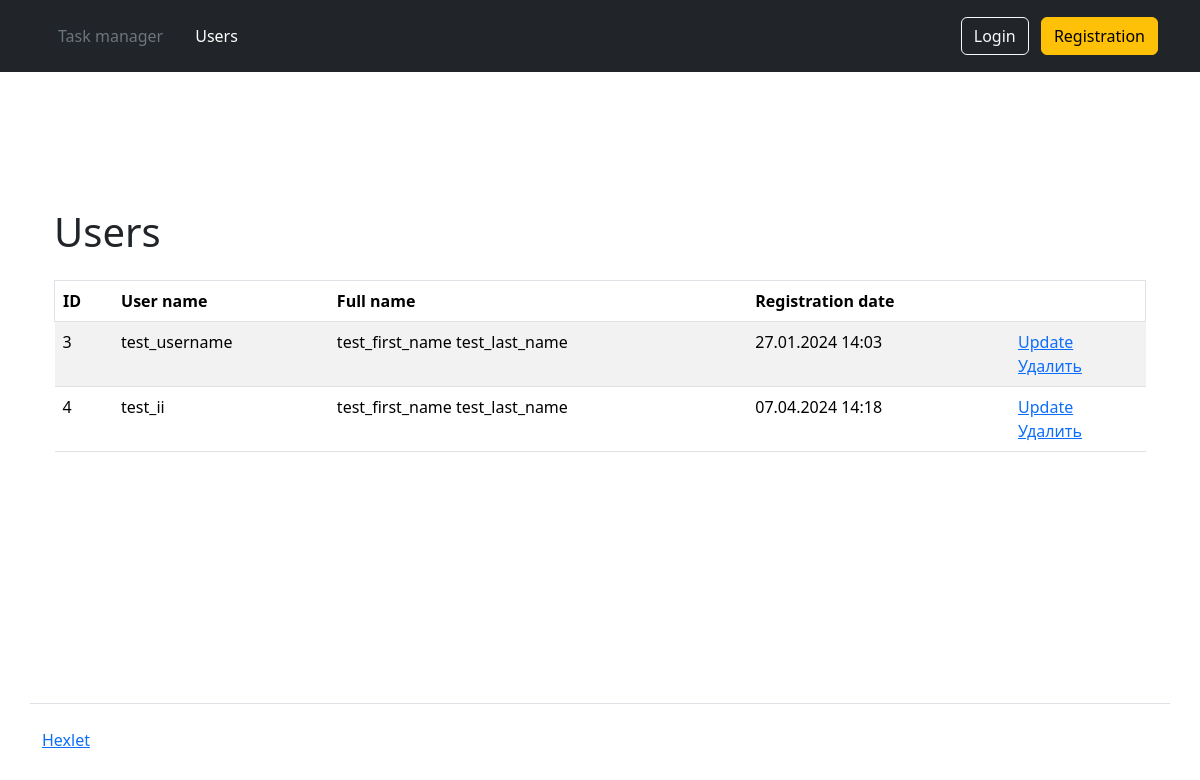
/users/, run on an earlier commit of the app's database.
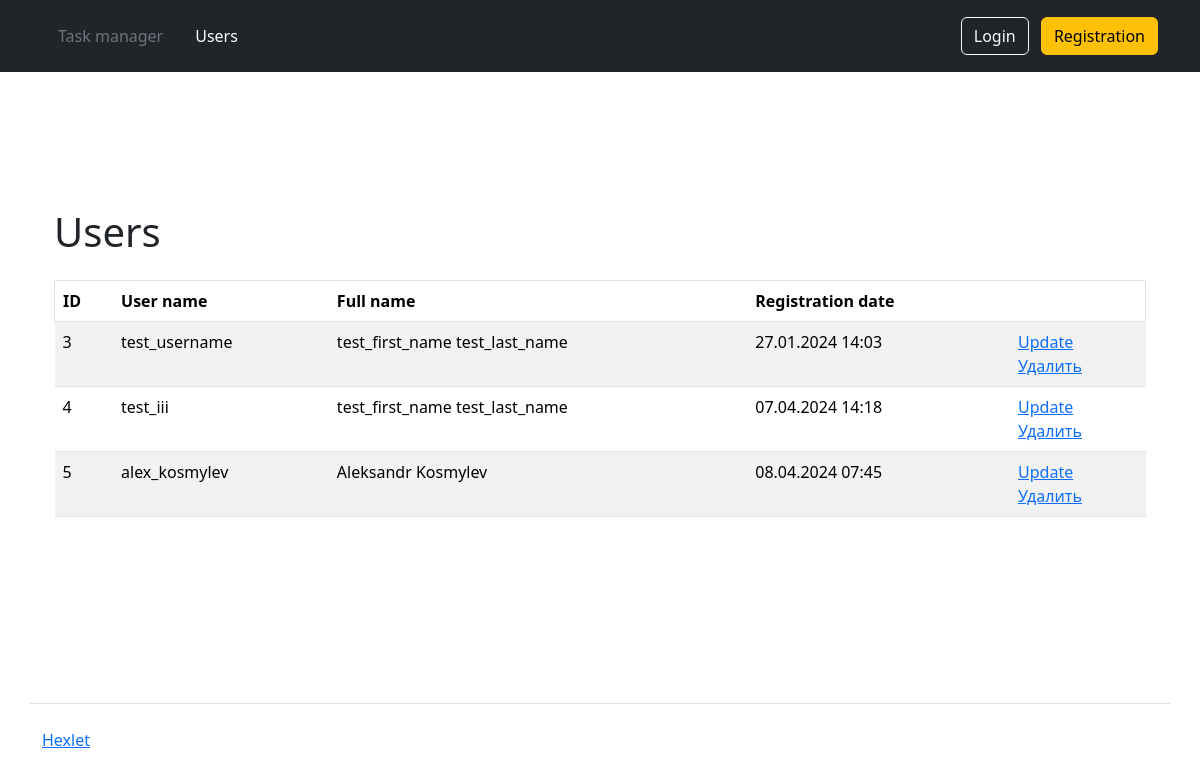
And on a later commit of the database.
### task_manager/users/models.py (models this page shows, shortened)
class CustomUser(AbstractUser):
    class Meta:
        ordering = ["id"]

### task_manager/users/views.py (the view)
# urls.py: path('', IndexView.as_view(), name='index'),
class IndexView(ListView):
    model = CustomUser
    template_name = 'users/users_list.html'

### task_manager/templates/users/users_list.html (shortened to what this page needs)
<!DOCTYPE html>
<html>
{% extends 'layout.html' %}
{% block content %}
{% load i18n %}
      <div class="container-lg mt-3">
        <div class="table-responsive">
          <table class="table table-striped" data-test="users">
            <thead>
              <tr class="border">
                <th>ID</th>
                <th>{% translate "User name" %}</th>
                <th>{% translate "Full name" %}</th>
                <th>{% translate "Registration date" %}</th>
            </thead>
            <h1 class="my-4">
              {% translate "Users" %}
            </h1>
            <tbody>
              {% for user in object_list %}
              <tr>
                <td class="fw-normal">{{ user.id }}</td>
                <td class="fw-normal">{{ user.username}}</td>
                <td class="fw-normal">{{ user.first_name}} {{ user.last_name}}</td>
                <td class="fw-normal">{{ user.date_joined|date:"d.m.Y H:i" }}</td>
                <td>
                  <a href="{% url 'user_update' user.id %}">{% translate "Update" %}</a>
                  <br>
                  <a href="{% url 'user_delete' user.id %}">{% translate "Delete" %}</a>
                </td>
              </tr>
              {% endfor %}
            </tbody>
          </table>
        </div>
      </div>
{% endblock %}

### task_manager/templates/layout.html (shortened to what this page needs)
<!DOCTYPE html>
{% load django_bootstrap5 %}
{% load i18n %}
<html>
  <head>
    <link rel="stylesheet" href="https://cdn.jsdelivr.net/npm/@docsearch/css@3">
    <link href="	https://cdn.jsdelivr.net/npm/bootstrap@5.3.2/dist/css/bootstrap.min.css" rel="stylesheet">
  </head>
  <body class="d-flex flex-column min-vh-100">
    <header class="p-3 text-bg-dark">
      {% include "navigation.html" %}
    </header>
    <div class="container wrapper flex-grow-1">
      {% block content %}{% endblock %}
    </div>
        <footer>
      <div class="container my-5 pt-4 border-top">
        <a target="_blank" href="https://ru.hexlet.io">Hexlet</a>
      </div>
    </footer>
  </body>
</html>

### task_manager/templates/navigation.html (shortened to what this page needs)
{% load i18n %}
<div class="container">
  <div class="d-flex flex-wrap align-items-center justify-content-center justify-content-lg-start">
    <ul class="nav col-12 col-lg-auto me-lg-auto mb-1 justify-content-center mb-md-0">
      <li><a href="/" class="nav-link px-3 text-secondary">{% translate 'Task manager' %}</a></li>
      <li><a href="{% url 'users_index' %}" class="nav-link px-3 text-white">{% translate 'Users' %}</a></li>
      {% if user.is_authenticated %}
        <li><a href="{% url 'statuses' %}" class="nav-link px-3 text-white">{% translate 'Statuses' %}</a></li>
        <li><a href="{% url 'labels' %}" class="nav-link px-3 text-white">{% translate "Labels" %}</a></li>
        <li><a href="{% url 'tasks' %}" class="nav-link px-3 text-white">{% translate "Tasks" %}</a></li>
        <li>
            <form action="{% url 'logout' %}" method="post">
                {% csrf_token %}
                <input type="submit" class="nav-link px-3 text-white" value="{% translate 'Log out ' %}"/>
            </form>
        </li>
      {% else %}
    </ul>
    <div class="text-end">
      <a href="/login/" class="btn btn-outline-light me-2" >{% translate "Login" %}</a>
      <a href="{% url 'user_create' %}" class="btn btn-warning">{% translate "Registration" %}</a>
    </div>
    {% endif %}
  </div>
</div>

What changed in the data, as far as the page shows it:
changed CustomUser id 4: username "test_ii" → "test_iii"
added CustomUser: id "5", username "alex_kosmylev", first_name "Aleksandr", last_name "Kosmylev", date_joined "08.04.2024 07:45"
